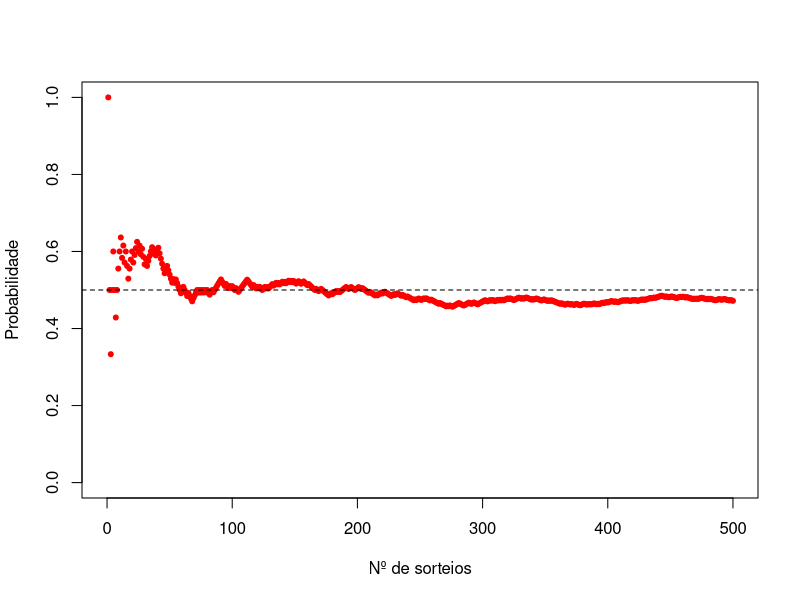

This chart was generated by the following R code:
x <- 1:500
y <- cumsum (sample(0:1,500,rep=TRUE))

plot(x,
     y/1:500, 
     ylab = "Probabilidade",
     xlab = "Nº de sorteios",
     ylim=c(0,1), 
     xlim=c(0, 500), 
     pch=20, 
     col = "red")

abline (h = 0.50, lty = 2)

# ou
# https://digfir-published.macmillanusa.com/stats_applet/stats_applet_10_prob.html